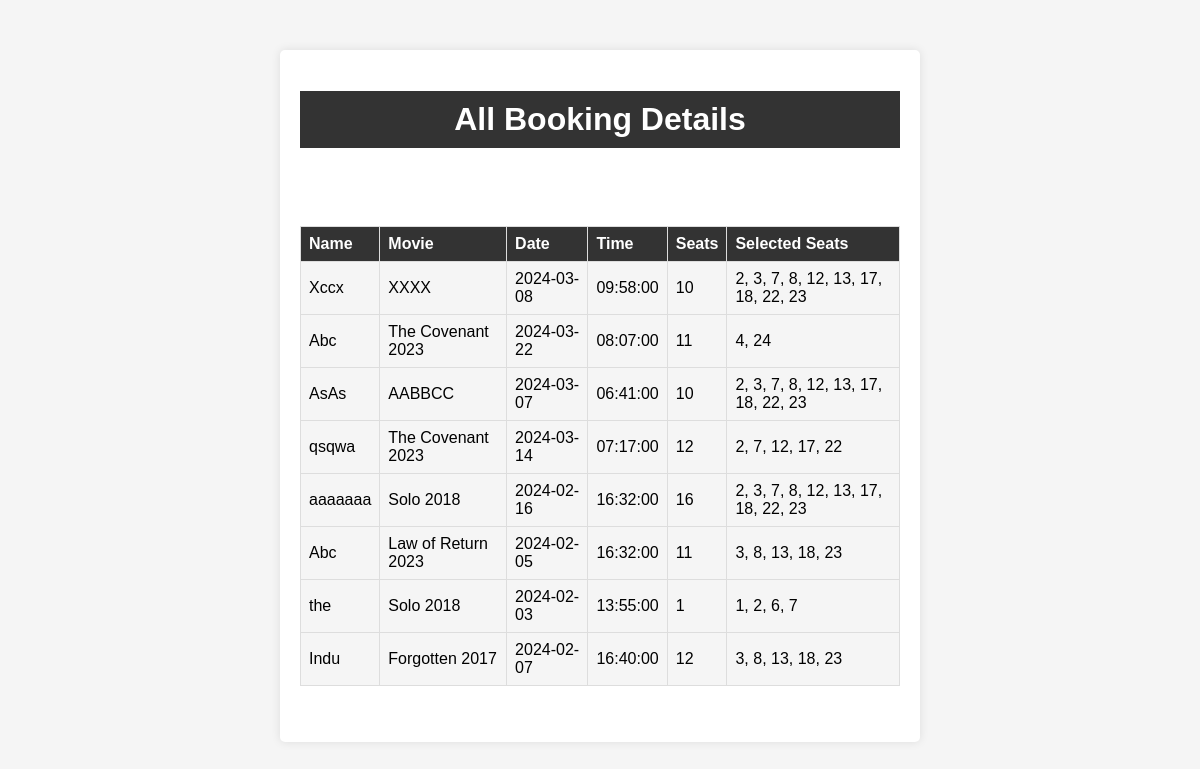
Screenshot of /Booking/bookdetails.php with the database file from the repository.
### tables this page shows
CREATE TABLE IF NOT EXISTS `bookings` (
  `id` int NOT NULL AUTO_INCREMENT,
  `yourName` varchar(255) NOT NULL,
  `title` varchar(255) NOT NULL,
  `booking_date` date NOT NULL,
  `time` time NOT NULL,
  `seats` int NOT NULL,
  `selectedSeats` text NOT NULL,
  PRIMARY KEY (`id`)
);

### Booking/bookdetails.php (the view, shortened to what this page needs)
<!DOCTYPE html>
<html lang="en">
<head>
    <link rel="stylesheet" href="booknow.css">
</head>
<body>
    <div class="container1">
        <h1>All Booking Details</h1>
        <br><br>
        <?php
        include 'connection.php';
        $sql = "SELECT * FROM bookings ORDER BY id DESC";
        $result = $conn->query($sql);
        if ($result->num_rows > 0) {
            echo '<table class="booking-table">
                    <tr>
                        <th>Name</th>
                        <th>Movie</th>
                        <th>Date</th>
                        <th>Time</th>
                        <th>Seats</th>
                        <th>Selected Seats</th>
                    </tr>';
            while ($row = $result->fetch_assoc()) {
                echo '<tr>
                        <td>' . $row['yourName'] . '</td>
                        <td>' . $row['title'] . '</td>
                        <td>' . $row['booking_date'] . '</td>
                        <td>' . $row['time'] . '</td>
                        <td>' . $row['seats'] . '</td>
                        <td>' . $row['selectedSeats'] . '</td>
                    </tr>';
            }
            echo '</table>';
        } else {
            echo '<p>No booking details available.</p>';
        }
        ?>
        <br><br>
    </div>
</body>
</html>

### Booking/booknow.css (style rules this page uses)
body { font-family: 'Arial', sans-serif; margin: 0; padding: 0; background-color: #f5f5f5; }
h1 { background-color: #333; color: #fff; text-align: center; padding: 10px; position: static; bottom: 0; width: auto; }
.container1 { max-width: 600px; margin: 50px auto; background-color: #fff; padding: 20px; border-radius: 5px; box-shadow: 0 0 10px rgba(0, 0, 0, 0.1); }
.booking-table { width: 100%; border-collapse: collapse; margin-top: 20px; }
.booking-table th, .booking-table td { border: 1px solid #ddd; padding: 8px; text-align: left; }
.booking-table th { background-color: #333; color: #fff; }
.booking-table td { background-color: #f5f5f5; }

### rows the page displays
bookings: yourName "Xccx", title "XXXX", booking_date "2024-03-08", time "09:58:00", seats "10", selectedSeats "2, 3, 7, 8, 12, 13, 17, 18, 22, 23"
bookings: yourName "Abc", title "The Covenant 2023", booking_date "2024-03-22", time "08:07:00", seats "11", selectedSeats "4, 24"
bookings: yourName "AsAs", title "AABBCC", booking_date "2024-03-07", time "06:41:00", seats "10", selectedSeats "2, 3, 7, 8, 12, 13, 17, 18, 22, 23"
bookings: yourName "qsqwa", title "The Covenant 2023", booking_date "2024-03-14", time "07:17:00", seats "12", selectedSeats "2, 7, 12, 17, 22"
bookings: yourName "aaaaaaa", title "Solo 2018", booking_date "2024-02-16", time "16:32:00", seats "16", selectedSeats "2, 3, 7, 8, 12, 13, 17, 18, 22, 23"
bookings: yourName "Abc", title "Law of Return 2023", booking_date "2024-02-05", time "16:32:00", seats "11", selectedSeats "3, 8, 13, 18, 23"
bookings: yourName "the", title "Solo 2018", booking_date "2024-02-03", time "13:55:00", seats "1", selectedSeats "1, 2, 6, 7"
bookings: yourName "Indu", title "Forgotten 2017", booking_date "2024-02-07", time "16:40:00", seats "12", selectedSeats "3, 8, 13, 18, 23"
